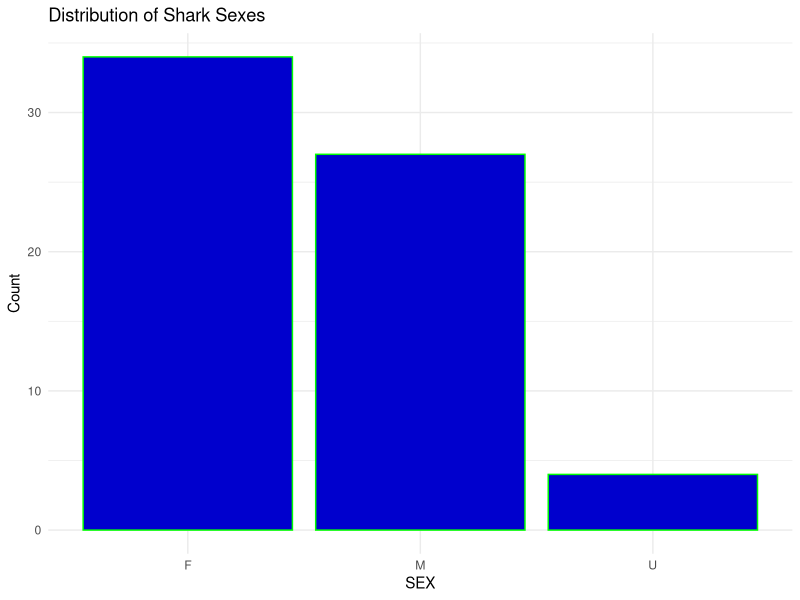

Write the R code that produced this figure. (Note: this script raises an error after producing the figure.)
read.csv('SharkMeta.csv')
Dat <-("SharkMeta.csv")
View(Dat)
summary(Dat)
head(Dat)
# Load necessary packages
install.packages("ggplot2")
library(ggplot2)

# Load and inspect the data
Dat <- read.csv("SharkMeta.csv")
head(Dat)

# Assuming your data has a column named "Sex" containing the sex types (male, female, unknown)
# You may need to adjust column names accordingly

# Create a bar plot
ggplot(data = Dat, aes(x = SEX)) +
  geom_bar(fill = "mediumblue", color = "green") +
  labs(title = "Distribution of Shark Sexes",
       x = "SEX",
       y = "Count") +
  theme_minimal()
# Create a custom color palette
# Create a bar plot with custom colors and axis labels
ggplot(data = Dat, aes(x = SEX)) +
  geom_bar(fill = my_colors, color = "navy") +
  scale_x_discrete(labels = c("F" = "Female", "M" = "Male", "U" = "Unknown")) +
  labs(title = "",
       x = "Sex",
       y = "Individual tag count") +  # Change y-axis label
  theme_minimal() +
  theme(axis.text = element_text(size = 14, color = "black", face = "plain"),
        axis.title = element_text(size = 14, color = "black", face = "bold"),
        axis.line = element_line(color = "black", size = 0.5),
        panel.grid.major = element_line(color = "gray", linetype = "dotted"),
        panel.grid.minor = element_blank(),
        panel.background = element_rect(fill = "white", color = "black"))





